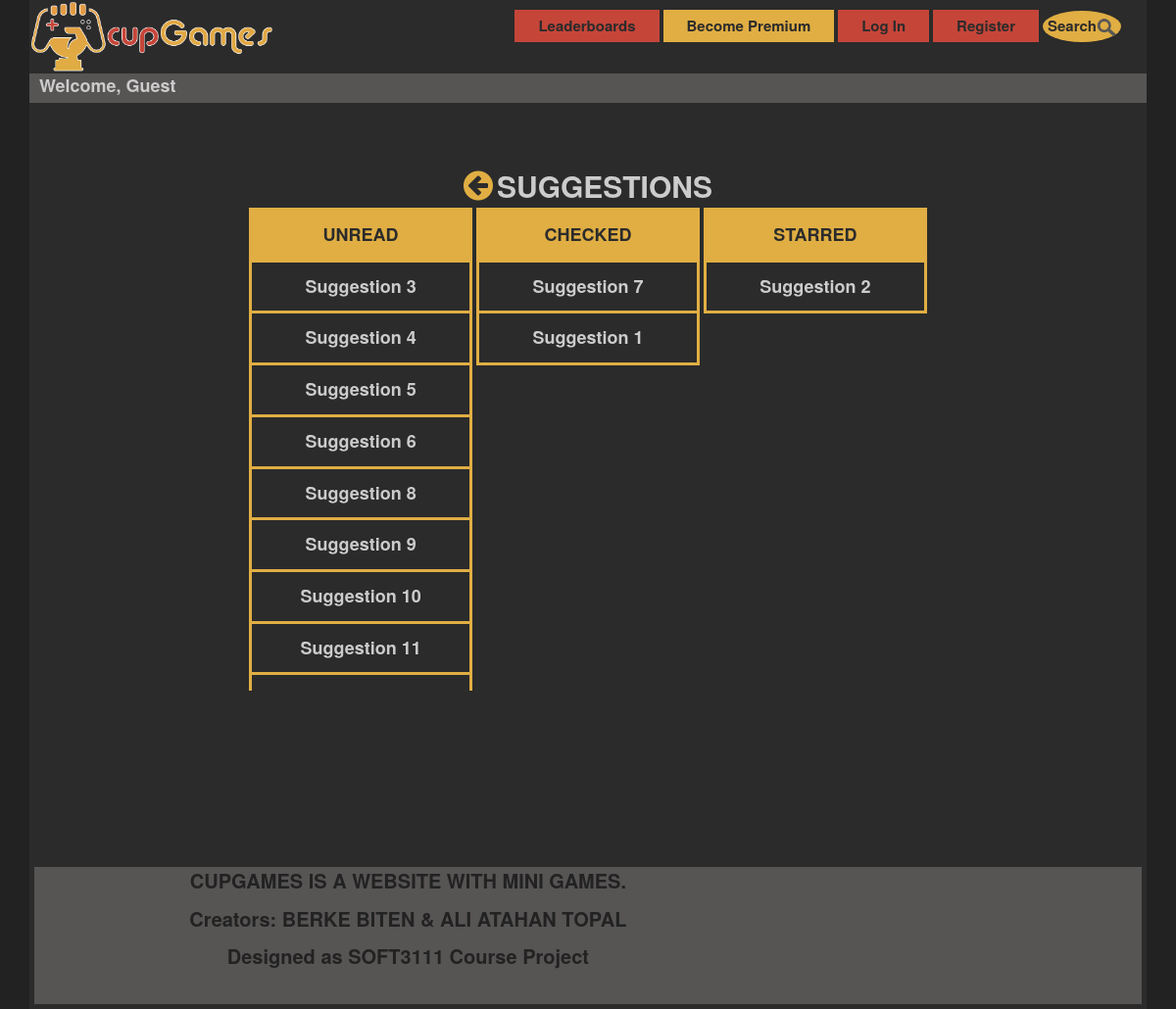
Page /viewSuggestions on the earlier database version.
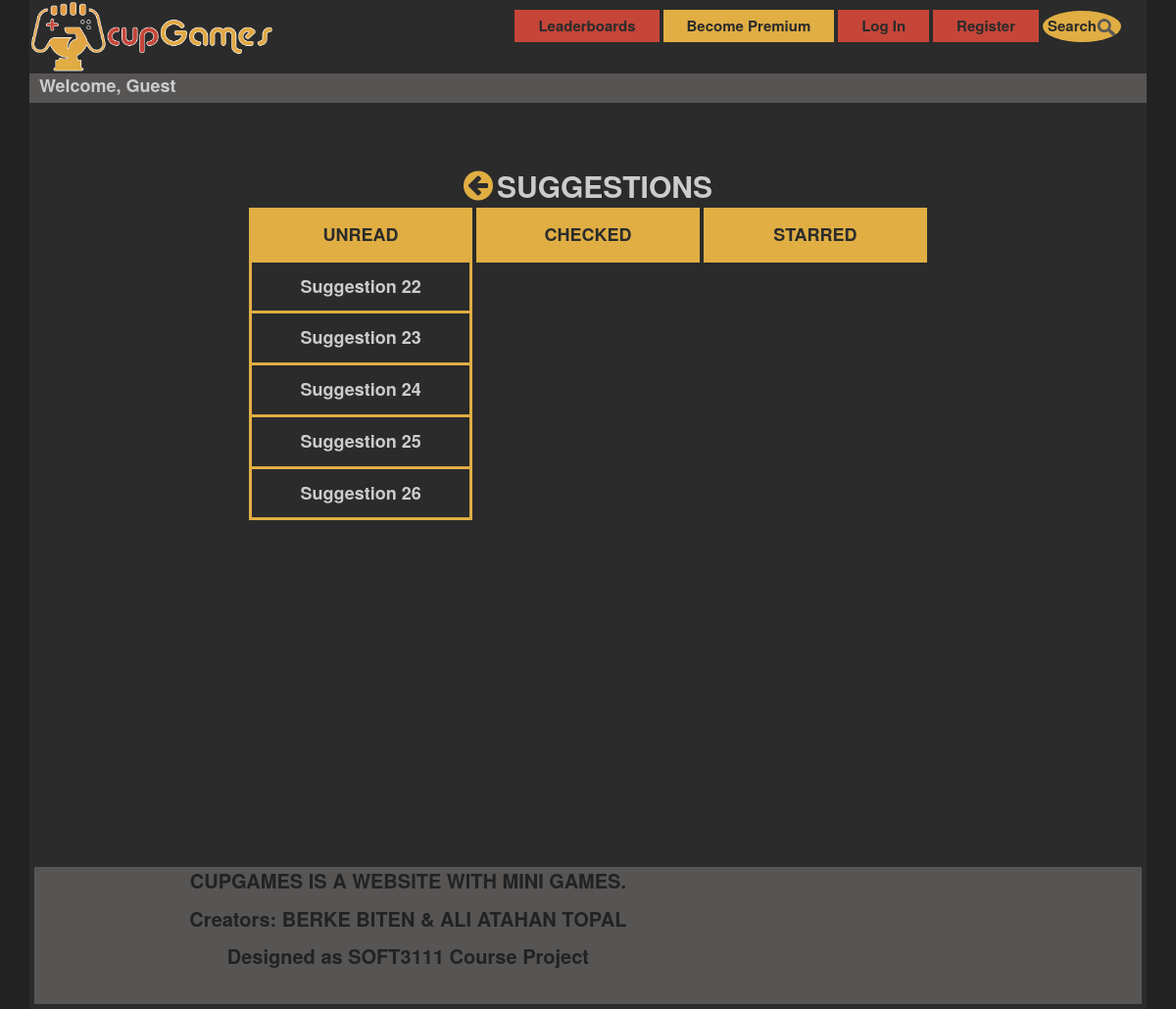
Same page on the later database version.
### cupApp/models.py (models this page shows, shortened)
class Suggestion(models.Model):
    username = models.ForeignKey(Account, related_name='suggestion_owner', on_delete=models.DO_NOTHING, null=True,
                                 blank=True)
    detail = models.TextField()
    submit_time = models.DateTimeField(default=timezone.now())
    last_modified = models.DateTimeField(default=timezone.now())
    game_link = models.CharField(null=True, blank=True, max_length=1500)
    is_checked = models.BooleanField(default=False)
    is_starred = models.BooleanField(default=False)
    suggestion_id = models.AutoField(primary_key=True)

### cupApp/views.py (the view)
# urls.py: path('viewSuggestions', views.viewSuggestions, name="viewSuggestions"),
def viewSuggestions(request):
    newSuggestions = Suggestion.objects.filter(is_checked=False, is_starred=False).order_by('submit_time')
    checkedSuggestions = Suggestion.objects.filter(is_checked=True, is_starred=False).order_by('-last_modified')
    starredSuggestions = Suggestion.objects.filter(is_checked=True, is_starred=True).order_by('-last_modified')
    return render(request, 'cupApp/viewSuggestions.html',
                  {'newSuggestions': newSuggestions, 'checkedSuggestions': checkedSuggestions,
                   'starredSuggestions': starredSuggestions})

### cupApp/templates/cupApp/viewSuggestions.html (shortened to what this page needs)
{% extends 'cupApp/base.html' %}
{% load static %}
{% block content %}
    <div class="suggestTables">
        <a href="{% url 'adminpanel' %}" style="font-size:35px; color:#E0AE43;"><i class="fa fa-arrow-circle-left"
                                                                                   aria-hidden="true"></i></a>
        <p1>SUGGESTIONS</p1>
        <br>
        <div class="scrolling-wrapper3">
            <table id="suggestTable">
                <tr class="header">
                    <th>UNREAD</th>
                </tr>
                {% for suggestion in newSuggestions %}
                    <tr>
                        <td>
                            <a href="{% url 'suggestion' pk=suggestion.suggestion_id %}">Suggestion {{ suggestion.suggestion_id }}</a>
                        </td>
                    </tr>
                {% endfor %}
            </table>
        </div>
        <div class="scrolling-wrapper3">
            <table id="suggestTable">
                <tr class="header">
                    <th>CHECKED</th>
                </tr>
                {% for suggestion in checkedSuggestions %}
                    <tr>
                        <td>
                            <a href="{% url 'suggestion' pk=suggestion.suggestion_id %}">Suggestion {{ suggestion.suggestion_id }}</a>
                        </td>
                    </tr>
                {% endfor %}
            </table>
        </div>
        <div class="scrolling-wrapper3">
            <table id="suggestTable">
                <tr class="header">
                    <th>STARRED</th>
                </tr>
                {% for suggestion in starredSuggestions %}
                    <tr>
                        <td>
                            <a href="{% url 'suggestion' pk=suggestion.suggestion_id %}">Suggestion {{ suggestion.suggestion_id }}</a>
                        </td>
                    </tr>
                {% endfor %}
            </table>
        </div>
    </div>
{% endblock %}

Differences in the rows shown:
removed Suggestion: suggestion_id "3"
removed Suggestion: suggestion_id "4"
removed Suggestion: suggestion_id "5"
removed Suggestion: suggestion_id "6"
removed Suggestion: suggestion_id "8"
removed Suggestion: suggestion_id "9"
removed Suggestion: suggestion_id "10"
removed Suggestion: suggestion_id "11"
removed Suggestion: suggestion_id "7"
removed Suggestion: suggestion_id "1"
removed Suggestion: suggestion_id "2"
added Suggestion: suggestion_id "22"
added Suggestion: suggestion_id "23"
added Suggestion: suggestion_id "24"
added Suggestion: suggestion_id "25"
added Suggestion: suggestion_id "26"
